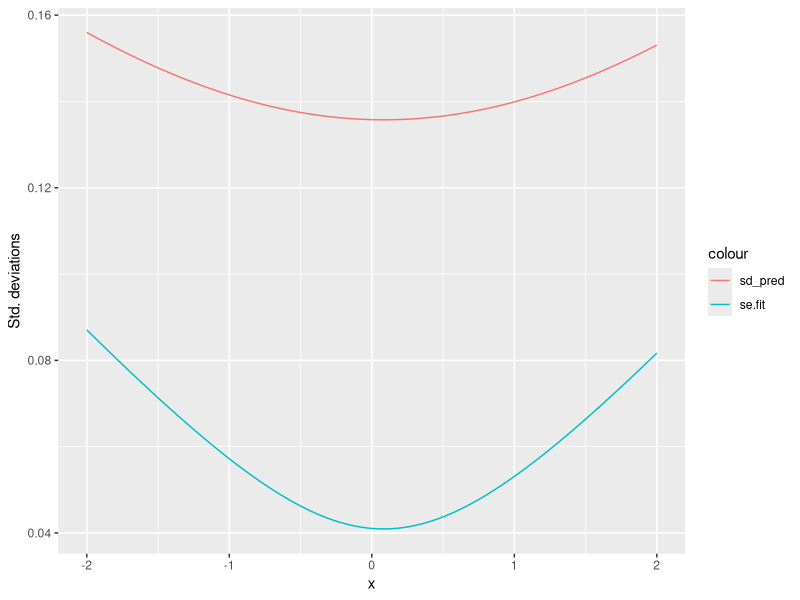
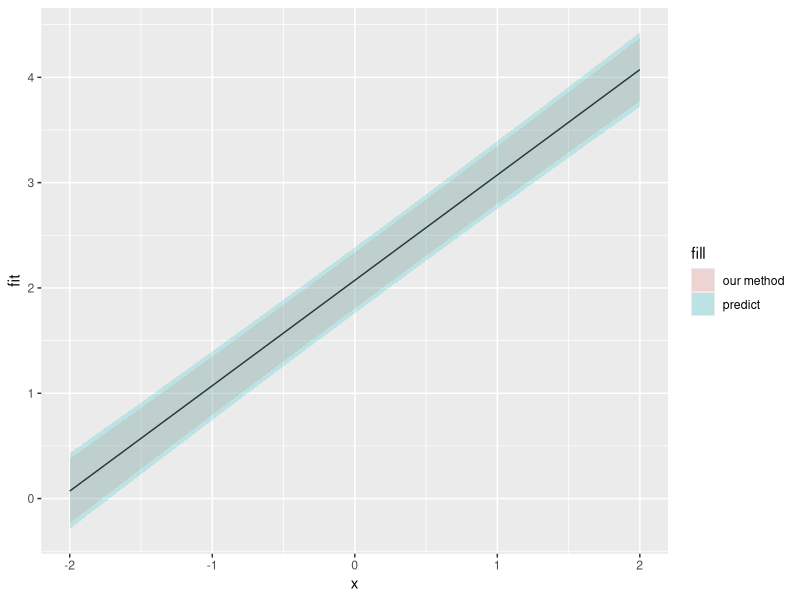

These figures' R source, in order:
## ---- chunk 1
knitr::opts_chunk$set(
  collapse = TRUE,
  comment = "#>",
  dev = "png",
  dev.args = list(type = "cairo-png"),
  fig.width = 6
)
set.seed(12345L)
## ---- chunk 2
fit <- lm(y ~ 1 + x, data = data.frame(x = rnorm(10), y = rnorm(10)))
## ---- chunk 3
coef(fit)
coef(fit)["x"]
## ---- chunk 4
vcov(fit)
## ---- chunk 5
sqrt(vcov(fit)["x", "x"])
## ---- chunk 6
summary(fit)$coefficients
## ---- chunk 7
coefs <- summary(fit)$coefficients
coefs["x", "Estimate"]
coefs["x", "Std. Error"]
## ---- chunk 8
suppressPackageStartupMessages(library(tidyverse))
library(broom)
tidy(fit)
tidy(fit) %>%
  filter(term == "x") %>%
  pull(std.error)
## ---- chunk 9
df <- tibble(x = rnorm(10), y = 2 + x + rnorm(10, sd = 0.1))
fit <- lm(y ~ x, data = df)
df_pred <- data.frame(x = seq(-2, 2, length.out = 100))
pred <- predict(fit, newdata = df_pred, se.fit = TRUE)
sd_pred <- sqrt(pred$se.fit^2 + pred$residual.scale^2)
ggplot(cbind(df_pred, se.fit = pred$se.fit, sd_pred = sd_pred)) +
  geom_line(aes(x, se.fit, colour = "se.fit")) +
  geom_line(aes(x, sd_pred, colour = "sd_pred")) +
  ylab("Std. deviations")
## ---- chunk 10
pred <- predict(fit, newdata = df_pred, se.fit = TRUE, interval = "prediction")
sd_pred <- sqrt(pred$se.fit^2 + pred$residual.scale^2)
ggplot(cbind(df_pred,
             as.data.frame(pred$fit),
             se.fit = pred$se.fit,
             sd_pred = sd_pred)) +
  geom_line(aes(x, fit)) +
  geom_ribbon(aes(x,
                  ymin = fit - qnorm(0.975) * sd_pred,
                  ymax = fit - qnorm(0.025) * sd_pred,
                  fill = "our method"), alpha = 0.2) +
  geom_ribbon(aes(x,
                  ymin = lwr,
                  ymax = upr,
                  fill = "predict"), alpha = 0.2)
## ---- chunk 11
c(qt(0.975, df = pred$df) / qnorm(0.975),
  mean((pred$fit[, "upr"] - pred$fit[, "lwr"]) / (2 * qnorm(0.975) * sd_pred)))
